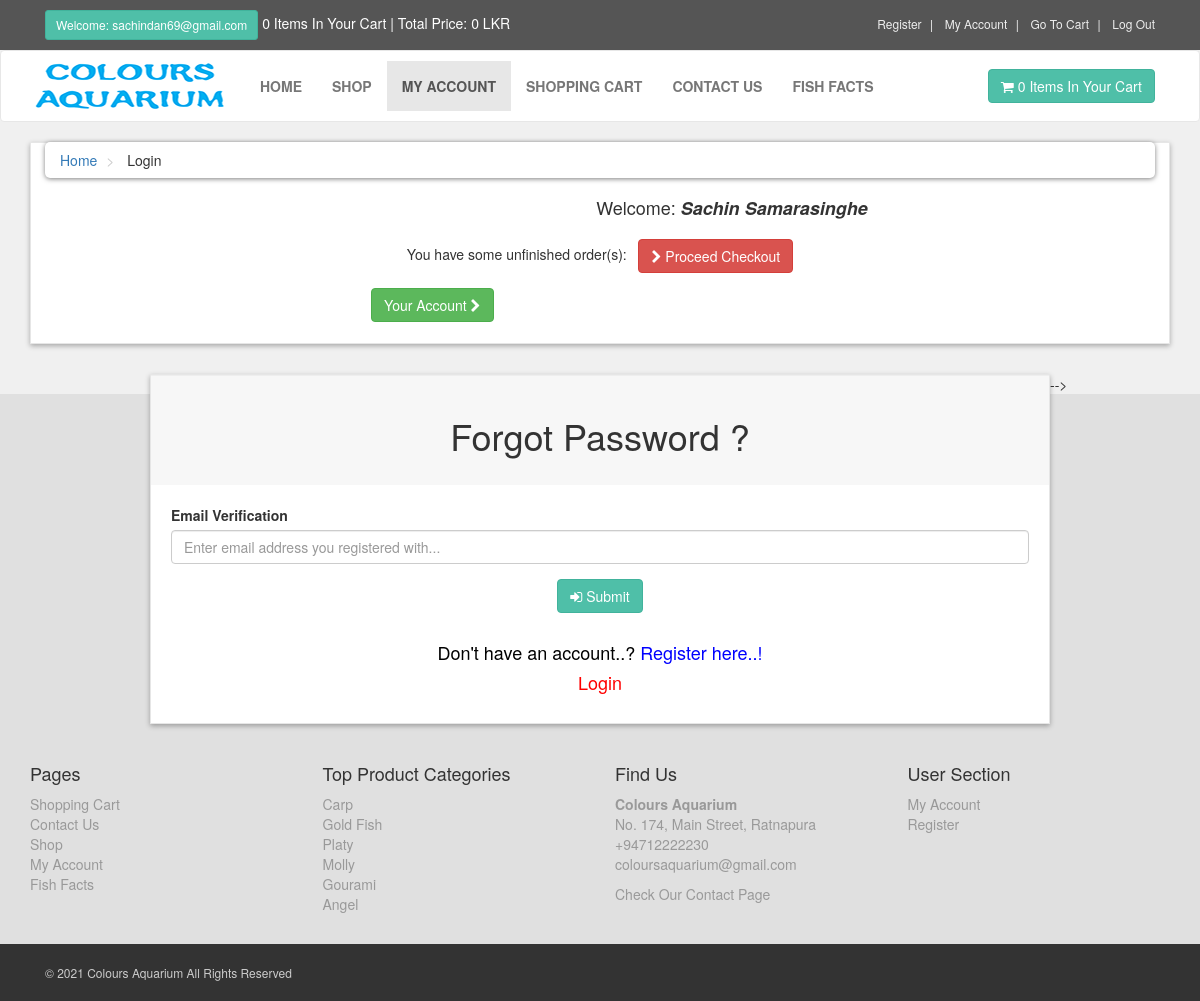
The page /customerfpw.php (signed in) on the database its author committed.
### tables this page shows
CREATE TABLE IF NOT EXISTS `customers` (
  `customer_id` int(10) NOT NULL AUTO_INCREMENT,
  `customer_name` varchar(255) NOT NULL,
  `customer_email` varchar(255) NOT NULL,
  `customer_pass` varchar(255) NOT NULL,
  `customer_country` text NOT NULL,
  `customer_city` text NOT NULL,
  `customer_contact` varchar(255) NOT NULL,
  `customer_address` varchar(255) NOT NULL,
  `customer_image` text NOT NULL,
  `customer_ip` varchar(100) NOT NULL,
  PRIMARY KEY (`customer_id`)
);

CREATE TABLE IF NOT EXISTS `product_categories` (
  `p_cat_id` int(10) NOT NULL AUTO_INCREMENT,
  `p_cat_title` text NOT NULL,
  `p_cat_desc` text NOT NULL,
  PRIMARY KEY (`p_cat_id`)
);

### payment_options.php (the view, shortened to what this page needs)
<div class="box">
	<?php
	$session_email = $_SESSION['customer_email'];
	$select_customer = "select * from customers where customer_email='$session_email'";
	$run_customer = mysqli_query($con,$select_customer);
	$row_customer = mysqli_fetch_array($run_customer);
	$customer_id = $row_customer['customer_id'];
	$customer_name = $row_customer['customer_name'];
	 ?>
	<h4 class="text-center"> Welcome: <i><strong><?php echo $customer_name ?></strong></i></h4>
	<p class="lead text-center">
		<P class="text-center buttons"> You have some unfinished order(s): &nbsp <a href="order.php?c_id=<?php echo $customer_id; ?>"
			class="btn btn-danger">  <i class="fa fa-chevron-right"></i> Proceed Checkout </a>
		</P>
	</p>
	<br>
	<?php
	if(!isset($_SESSION['customer_email'])){
		} else{
			echo "
			<a href='customer/my_account.php' class='btn btn-success' style= 'margin-left: 320px; margin-top: -20px;'>
			Your Account <i class='fa fa-chevron-right'></i>
			</a>
			";
			}
		?>
</div>

### includes/footer.php (shortened to what this page needs)
<div id="footer">
	<div class="container">
		<div class="row">
			<div class="col-sm-6 col-md-3">
				<h4>Pages</h4>
				<ul>
					<li><a href="cart.php">Shopping Cart</a></li>
					<li><a href="contact.php">Contact Us</a></li>
					<li><a href="shop.php">Shop</a></li>
					<li><a href="customer/my_account.php">My Account</a></li>
					<li><a href="fishfacts.php">Fish Facts</a></li>
				</ul>
			</div>
			<div class="com-sm-6 col-md-3">
				<h4>Top Product Categories</h4>
				<ul>
					<?php
					$get_p_cats = "select * from product_categories";
					$run_p_cats = mysqli_query($con,$get_p_cats);
					while($row_p_cats = mysqli_fetch_array($run_p_cats)){
						$p_cat_id = $row_p_cats['p_cat_id'];
						$p_cat_title = $row_p_cats['p_cat_title'];
						echo "
						<li>
						<a href='shop.php?p_cat=$p_cat_id'>
						$p_cat_title
						</a>
						</li>
						";
					}
					?>
				</ul>
			</div>
			<div class="col-sm-6 col-md-3">
				<h4>Find Us</h4>
				<p>
					<a><strong>Colours Aquarium</strong></a>
					<a><br/>No. 174, Main Street, Ratnapura</a>
					<a><br/>+94712222230</a>
					<a><br/>coloursaquarium@gmail.com</a>
				</p>
				<a href="contact.php">Check Our Contact Page</a>
			</div>
			<div class="col-sm-6 col-md-3">
				<h4>User Section</h4>
				<ul>
					<?php
                           if(!isset($_SESSION['customer_email'])){
                            echo "<a href='checkout.php'>Login</a>";
                           } else{
                            echo"<a href='customer/my_account.php?my_orders'>My Account</a>";
                           }
                    ?>
					<li><a href="customer_register.php">Register</a></li>
				</ul>
			</div>
		</div>
	</div>
</div>
<div id="copyright">
	<div class="container">
		<div class="col-md-6">
			<p class="pull-left">&copy; 2021 Colours Aquarium All Rights Reserved</p>
		</div>
	</div>
</div>

### styles/style.css (style rules this page uses)
body { font-size: 14px; line-height: 1.42857143; color: #333333; background: #f0f0f0; overflow-x: hidden; }
.box { background: #ffffff; margin: 0 0 30px; border: solid 1px #e6e6e6; box-sizing: border-box; padding: 20px; box-shadow: 0px 2px 5px rgba(0,0,0,.3); }
#footer { background: #e0e0e0; padding: 20px 0; }
#footer a { color: #999999; padding: 0; text-decoration: none; }
#footer ul { list-style: none; padding-left: 0px; }
#copyright { background: #333333; color: #cccccc; padding: 20px 0px; font-size: 12px; }
#copyright p { margin: 0px; }

### rows shown on the page
customers: customer_name "Sachin Samarasinghe"
product_categories: p_cat_title "Carp"
product_categories: p_cat_title "Gold Fish"
product_categories: p_cat_title "Platy"
product_categories: p_cat_title "Molly"
product_categories: p_cat_title "Gourami"
product_categories: p_cat_title "Angel"

### other values the page prints
$_SESSION['customer_email'] "sachindan69@gmail.com"
$count_items "0 0"
$total "0"
